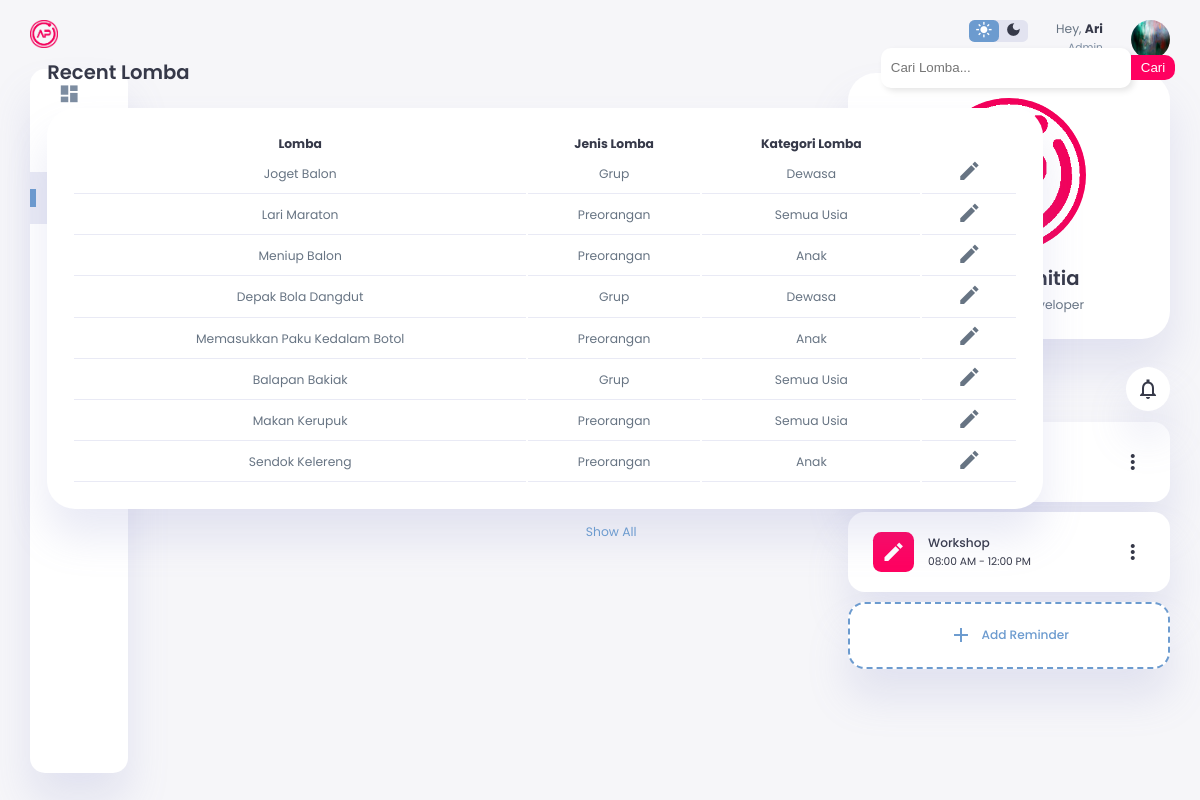
The app's page /admin?page=lomba (signed in) with its own data.
### tables this page shows
CREATE TABLE `lomba` (
  `lomba_id` int(8) NOT NULL,
  `nama` varchar(128) NOT NULL,
  `kategori_id` int(11) NOT NULL,
  `jenis_id` int(2) NOT NULL,
  `aktif` int(1) NOT NULL
);

CREATE TABLE `jenis` (
  `jenis_id` int(2) NOT NULL,
  `nama` varchar(32) NOT NULL
);

CREATE TABLE `kategori` (
  `kategori_id` int(2) NOT NULL,
  `nama` varchar(32) NOT NULL
);

### admin/content/lomba.php (the view, shortened to what this page needs)
<div class="recent-orders">
    <form id="searchForm" class="search-form">
        <div class="h2-wrapper">
            <h2>Recent Lomba</h2>
        </div>
        <input class="input-search" type="text" id="searchInput" placeholder="Cari Lomba...">
        <button type="submit" class="search-button">Cari</button>
    </form>
    <table>
        <thead>
            <tr>
                <th>Lomba</th>
                <th>Jenis Lomba</th>
                <th>Kategori Lomba</th>
            </tr>
        </thead>
        <tbody class="recent-orders-table">
            <?php
            $query = "SELECT l.nama as 'nama', j.nama as 'jenis', k.nama as kategori FROM  lomba l
            JOIN kategori k ON k.kategori_id = l.kategori_id
            JOIN jenis j ON j.jenis_id = l.jenis_id";
            $result = $koneksi->query($query);
            while ($row = $result->fetch_assoc()) {
                $nama = $row['nama'];
                $jenis_lomba = $row['jenis'];
                $kategori_lomba = $row['kategori'];
                ?>
                <tr>
                    <td><?php echo $nama ?></td>
                    <td><?php echo $jenis_lomba ?></td>
                    <td><?php echo $kategori_lomba ?></td>
                    <td style="width: 10%;">
                        <div class="icon-edit">
                            <span class="material-icons-sharp">
                            </span>
                        </div>
                    </td>
                </tr>
            <?php
            }
            ?>
        </tbody>
    </table>
    <a href="#" id="showAllLink">Show All</a>
</div>

### admin/index.php (shortened to what this page needs)
<?php
include "../include/config.php";
?>
<!DOCTYPE html>
<html lang="en">
<head>
    <link rel="stylesheet" href="style.css">
</head>
<body>
    <div class="container">
        <?php include "include/menu.php"?>
        <main>
        <?php
        if(isset($_REQUEST['page'])){
            $page = $_REQUEST['page'];
            switch ($page) {
                case 'lomba':
                    include "content/lomba.php";
                    break;
            }
        } else {
    ?>
            <?php include "content/index.php"?>
            <?php }?>
        </main>
        <?php include "include/profile.php"?>
        </div>
    </div>
</body>
</html>

### admin/include/menu.php (shortened to what this page needs)
<aside>
    <div class="toggle">
        <div class="logo">
            <img src="images/logo.png">
        </div>
    </div>
    <div class="sidebar">
        <a href="?page=index" class="">
            <span class="material-icons-sharp">
            </span>
        </a>
        <a href="?page=kategori" class="">
        </a>
        <a href="?page=lomba" class="">
        </a>
        <a href="?page=peserta" class="">
        </a>
        <a href="#">
        </a>
        <a href="#">
        </a>
        <a href="../admin/logout.php">
        </a>
    </div>
</aside>

### admin/include/profile.php (shortened to what this page needs)
<div class="right-section">
    <div class="nav">
        <div class="dark-mode">
            <span class="material-icons-sharp active">
            </span>
            <span class="material-icons-sharp">
            </span>
        </div>
        <div class="profile">
            <div class="info">
                <p>Hey, <b>Ari</b></p>
                <small class="text-muted">Admin</small>
            </div>
            <div class="profile-photo">
                <img src="images/profile-1.jpg">
            </div>
        </div>
    </div>
    <div class="user-profile">
        <div class="logo">
            <h2>Admin Panitia</h2>
            <p>Fullstack Web Developer</p>
        </div>
    </div>
    <div class="reminders">
        <div class="header">
            <h2>Reminders</h2>
            <span class="material-icons-sharp">
            </span>
        </div>
        <div class="notification">
            <div class="icon">
            </div>
            <div class="content">
                <div class="info">
                    <h3>Workshop</h3>
                    <small class="text_muted">
                    </small>
                </div>
                <span class="material-icons-sharp">
                </span>
            </div>
        </div>
        <div class="notification deactive">
            <div class="icon">
                <span class="material-icons-sharp">
                </span>
            </div>
            <div class="content">
                <div class="info">
                    <h3>Workshop</h3>
                    <small class="text_muted">
                        08:00 AM - 12:00 PM
                    </small>
                </div>
                <span class="material-icons-sharp">
                </span>
            </div>
        </div>
        <div class="notification add-reminder">
            <div>
                <span class="material-icons-sharp">
                </span>
                <h3>Add Reminder</h3>
            </div>
        </div>
    </div>

### admin/content/lomba.php (style rules this page uses)
.recent-orders { display: flex; flex-direction: column; align-items: flex-start; }
.search-form { display: flex; flex-direction: row; align-items: center; justify-content: space-between; width: 100%; }
.h2-wrapper { flex-grow: 1; }
.input-search { margin-bottom: 20px; padding-right: 5px; padding-left: 10px; height: 40px; width: 250px; box-shadow: 3px 3px 6px rgba(0, 0, 0, 0.1); border-radius: 10px; }
.search-button { background-color: #FF0060; margin-bottom: 20px; color: #fff; border: none; padding: 5px 10px; cursor: pointer; border-radius: 0 10px 10px 0; }

### records on screen
lomba: nama "Joget Balon", jenis.nama "Grup", kategori.nama "Dewasa"
lomba: nama "Lari Maraton", jenis.nama "Preorangan", kategori.nama "Semua Usia"
lomba: nama "Meniup Balon", jenis.nama "Preorangan", kategori.nama "Anak"
lomba: nama "Depak Bola Dangdut", jenis.nama "Grup", kategori.nama "Dewasa"
lomba: nama "Memasukkan Paku Kedalam Botol", jenis.nama "Preorangan", kategori.nama "Anak"
lomba: nama "Balapan Bakiak", jenis.nama "Grup", kategori.nama "Semua Usia"
lomba: nama "Makan Kerupuk", jenis.nama "Preorangan", kategori.nama "Semua Usia"
lomba: nama "Sendok Kelereng", jenis.nama "Preorangan", kategori.nama "Anak"
